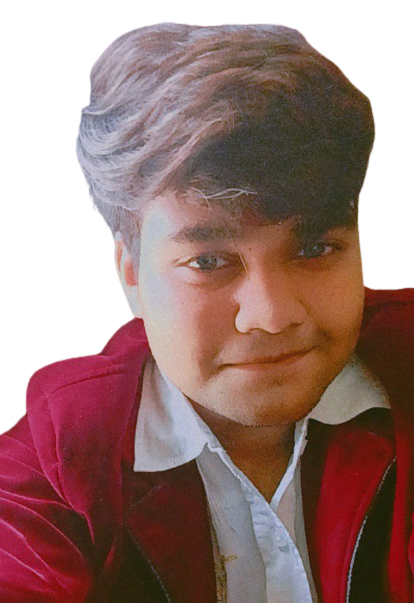
#> input picture src/assets/profile.png, 414 x 603 px, found by its file name
$ python make_profile_cutout.py
#> lines starting #> are read from the running program, lines starting #| are printed output that depends on the picture; after the words box and inside, x2 and y2 are one past the last pixel; in counts of white or black regions, pixels touching at a corner belong together
#!/usr/bin/env python3
"""
Create a transparent cutout PNG from a portrait that has a checkerboard/solid background.

Input:
  src/assets/profile.jpg  (or any image path passed as arg)
Output:
  public/profile-cutout.png (default) or any output path passed as arg

This script requires Pillow:
  python3 -m pip install pillow

Why we need this:
  The current photo includes the checkerboard pixels baked into the JPG (not real transparency).
  This script flood-fills the background from the corners and makes it transparent.
"""

from __future__ import annotations

import sys
from collections import deque

try:
  from PIL import Image, ImageFilter
except Exception:
  print("Missing dependency: Pillow\nRun: python3 -m pip install pillow", file=sys.stderr)
  raise


def _dist2(c1, c2) -> int:
  dr = c1[0] - c2[0]
  dg = c1[1] - c2[1]
  db = c1[2] - c2[2]
  return dr * dr + dg * dg + db * db


def _pick_bg_colors(rgb_img: Image.Image) -> tuple[tuple[int, int, int], tuple[int, int, int]]:
  """
  Estimate the two most common background colors from the border (checkerboard usually has 2 tones).
  Uses quantization to 4-bit per channel to reduce JPEG noise.
  """
  w, h = rgb_img.size
  px = rgb_img.load()
  hist = {}

  def add(x, y):
    r, g, b = px[x, y]
    # 4-bit quantization per channel
    q = ((r >> 4) << 4, (g >> 4) << 4, (b >> 4) << 4)
    hist[q] = hist.get(q, 0) + 1

  # Sample border pixels (step to keep it fast)
  step = max(1, min(w, h) // 128)
  for x in range(0, w, step):
    add(x, 0)
    add(x, h - 1)
  for y in range(0, h, step):
    add(0, y)
    add(w - 1, y)

  top = sorted(hist.items(), key=lambda kv: kv[1], reverse=True)
  if not top:
    return (255, 255, 255), (200, 200, 200)

  c1 = top[0][0]
  c2 = None
  for c, _n in top[1:]:
    if _dist2(c, c1) > 18 * 18:
      c2 = c
      break
  if c2 is None:
    c2 = c1
  return c1, c2


def make_cutout(
  in_path: str,
  out_path: str,
  *,
  tolerance: int = 48,
  feather: int = 1,
) -> None:
#> called with in_path = 'src/assets/profile.png', out_path = 'public/profile-cutout.png', tolerance = 48, feather = 1
  img = Image.open(in_path).convert("RGBA")
#> img is the input picture: PIL image 414x603 RGBA; mean R, G, B, A 93.6, 62.2, 57.9, 191.5
  rgb = img.convert("RGB")
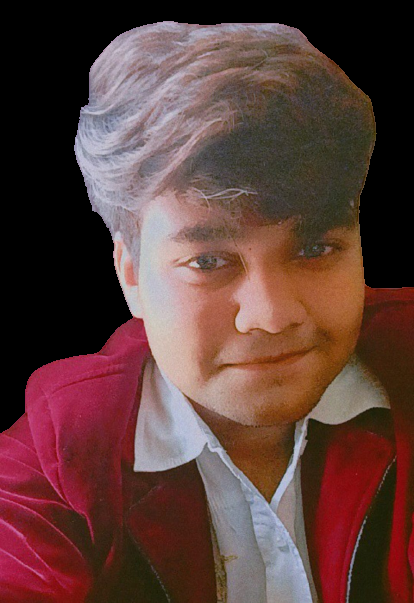
#> rgb: PIL image 414x603 RGB; mean R, G, B 93.6, 62.2, 57.9
  w, h = img.size
#> w = 414; h = 603

  bg1, bg2 = _pick_bg_colors(rgb)
#> the loop in _pick_bg_colors, `for x in range(0, w, step):` made 138 passes
#> the loop in _pick_bg_colors, `for c, _n in top[1:]:` made 1 pass
#> (c, _n) on pass 1: ((64, 16, 0), 28)
  tol2 = tolerance * tolerance

  rgb_px = rgb.load()
  alpha = bytearray([255]) * (w * h)
  visited = bytearray([0]) * (w * h)

  def is_bg(x, y) -> bool:
    r, g, b = rgb_px[x, y]
    return _dist2((r, g, b), bg1) <= tol2 or _dist2((r, g, b), bg2) <= tol2

  def idx(x, y) -> int:
    return y * w + x

  q = deque()
  # Seed with corners and edges that match background
  seeds = [(0, 0), (w - 1, 0), (0, h - 1), (w - 1, h - 1)]
  for x in range(0, w, max(1, w // 256)):
    seeds.append((x, 0))
    seeds.append((x, h - 1))
  for y in range(0, h, max(1, h // 256)):
    seeds.append((0, y))
    seeds.append((w - 1, y))

  for x, y in seeds:
    if is_bg(x, y):
      i = idx(x, y)
      if not visited[i]:
        visited[i] = 1
        q.append((x, y))

  while q:
    x, y = q.popleft()
    alpha[idx(x, y)] = 0
    if x > 0:
      nx, ny = x - 1, y
      i = idx(nx, ny)
      if not visited[i] and is_bg(nx, ny):
        visited[i] = 1
        q.append((nx, ny))
    if x + 1 < w:
      nx, ny = x + 1, y
      i = idx(nx, ny)
      if not visited[i] and is_bg(nx, ny):
        visited[i] = 1
        q.append((nx, ny))
    if y > 0:
      nx, ny = x, y - 1
      i = idx(nx, ny)
      if not visited[i] and is_bg(nx, ny):
        visited[i] = 1
        q.append((nx, ny))
    if y + 1 < h:
      nx, ny = x, y + 1
      i = idx(nx, ny)
      if not visited[i] and is_bg(nx, ny):
        visited[i] = 1
        q.append((nx, ny))

  # Apply alpha
  r, g, b, _a = img.split()
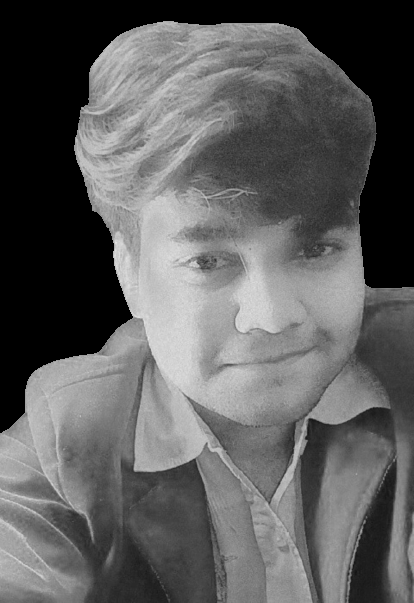
#> r: PIL image 414x603 L; min 0, max 231, mean 93.6
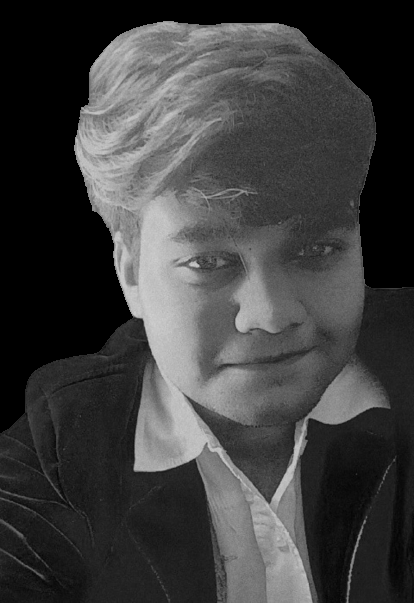
#> g: PIL image 414x603 L; min 0, max 207, mean 62.2
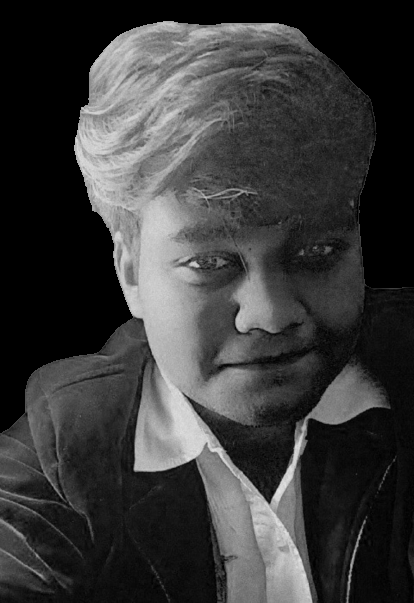
#> b: PIL image 414x603 L; min 0, max 230, mean 57.9
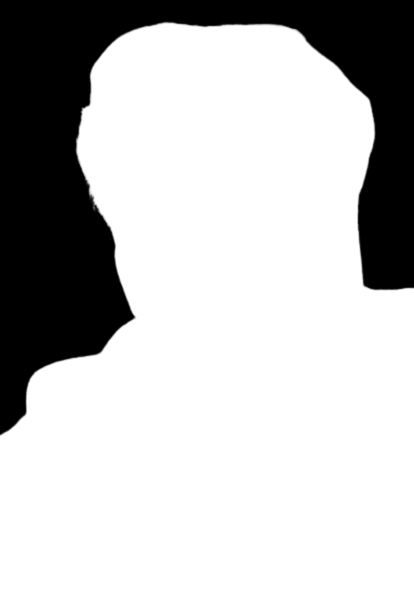
#> _a: PIL image 414x603 L; min 0, max 255, mean 191.5
  a_img = Image.frombytes("L", (w, h), bytes(alpha))
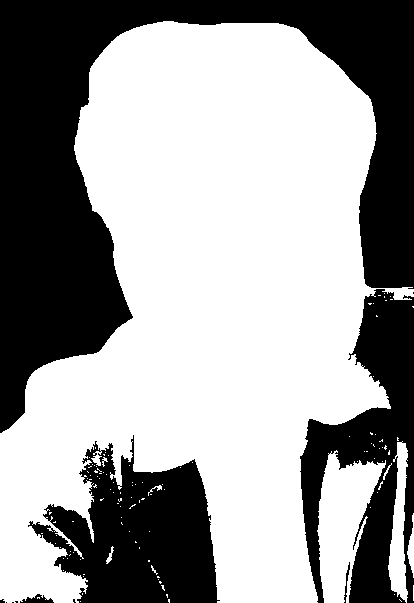
#> a_img: PIL image 414x603 L; 61.1% white; 11 black regions (6 under 20 px), largest, box (x1, y1, x2, y2) and area: (0, 0, 414, 433) 60504, (28, 435, 220, 603) 18891, (300, 289, 414, 603) 17339, (20, 594, 54, 603) 163, (344, 562, 350, 603) 73

  # Feather edges slightly to reduce jaggies
  if feather > 0:
    a_img = a_img.filter(ImageFilter.GaussianBlur(radius=feather))

  out = Image.merge("RGBA", (r, g, b, a_img))
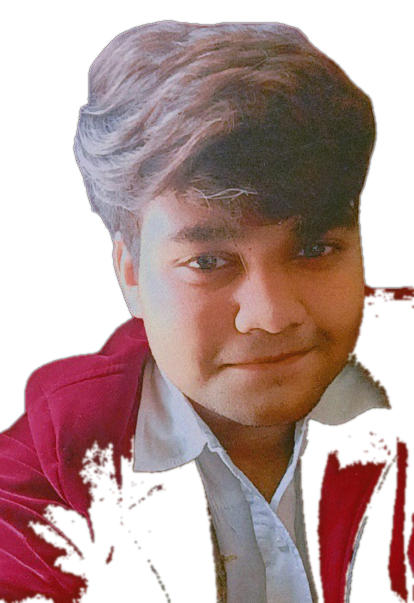
#> out: PIL image 414x603 RGBA; mean R, G, B, A 93.6, 62.2, 57.9, 155.9; transparent parts drawn white
  out.save(out_path, "PNG", optimize=True)


def main(argv: list[str]) -> int:
  # Prefer the canonical hero asset name.
  in_path = argv[1] if len(argv) > 1 else "src/assets/profile.png"
  out_path = argv[2] if len(argv) > 2 else "public/profile-cutout.png"
  print(f"Input:  {in_path}")
  print(f"Output: {out_path}")
  make_cutout(in_path, out_path)
  print("Done.")
  return 0


if __name__ == "__main__":
  raise SystemExit(main(sys.argv))
#> (the program exits here)
